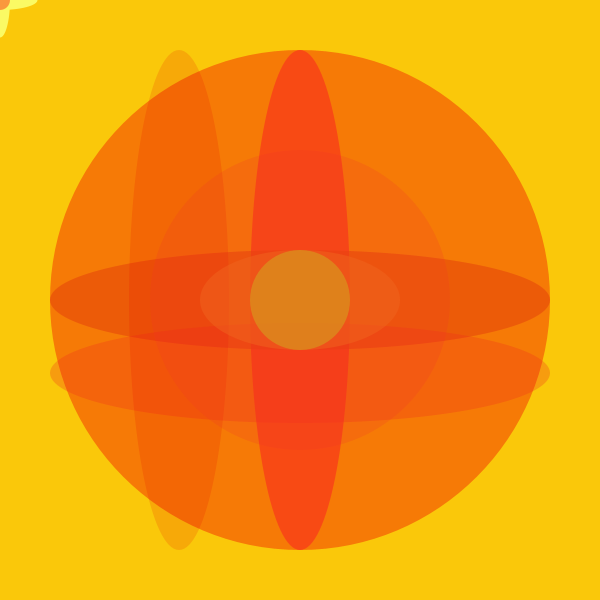
Frame 1 (no input)
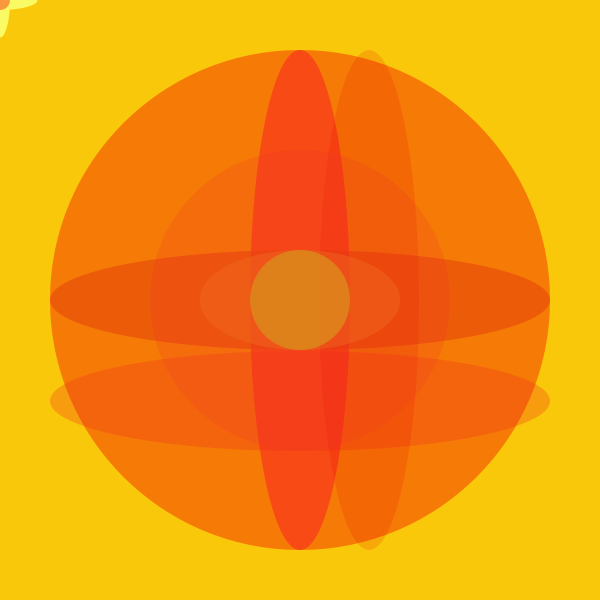
Frame 60 (the mouse pressed at the canvas centre just before this capture)
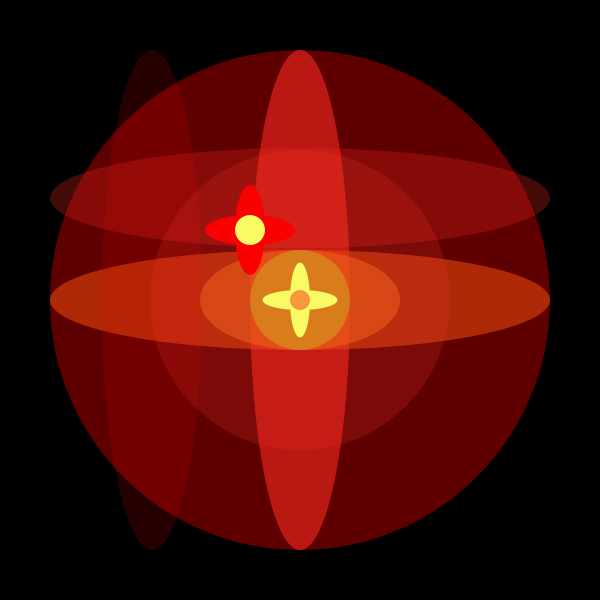
Frame 120 (the mouse held since frame 60 and released just before this capture)

The Processing sketch that drew these frames (run headless with seeded random() and noise(); from frame 60 on, the mouse is pressed at the canvas centre):

// Processing sketch: processing_5688
// ── processing_5688.pde

void setup ()
{ 
  size (600,600);
  smooth ();
  frameRate (20);
}

void draw ()
{
  background (250,200,10,5);
  noStroke ();
  
  ellipseMode (CENTER);
  
   if (mousePressed)
  {
    background (0);
  }
  
  if (keyPressed)
  {
    background (255);
  }
  
  fill (240,0,0,100);
  ellipse (300,300,500,500);
  

  fill (250,40,30,150);
  ellipse (300,300,100,500);
  
  
  fill (230,70,10,150);
  ellipse (300,300,500,100);
  
  int x = 300;
  int y = 300;
  
  y = int(random(50,550));
  
  fill (240,40,30,70);
  ellipse (x,y,500,100);
  
  int x1 = 300;
  int y1 = 300;
 
  x1 = int (random(50,550));
 
  fill (230,0,0,40);
  ellipse (x1,y1,100,500);
  
  fill (240,50,40,50);
  ellipse (300,300,300,300);
  
  fill (240,100,30,130);
  ellipse (300,300,200,100);
  
  fill (200,200,30,100);
  ellipse (300,300,100,100);
  
  fill (250,250,100);
  ellipse (mouseX,mouseY,20,75);
 
  fill (250,250,100);
  ellipse (mouseX,mouseY,75,20) ;
  
  fill (250,0,0,100);
  ellipse (mouseX,mouseY,20,20);
  
  fill (250,0,0);
  ellipse (mouseX-50,mouseY-70,90,30);
  
  fill (250,0,0);
  ellipse (mouseX-50,mouseY-70,30,90);
  
  fill (250,250,100);
  ellipse (mouseX-50,mouseY-70,30,30);
  
 

}
